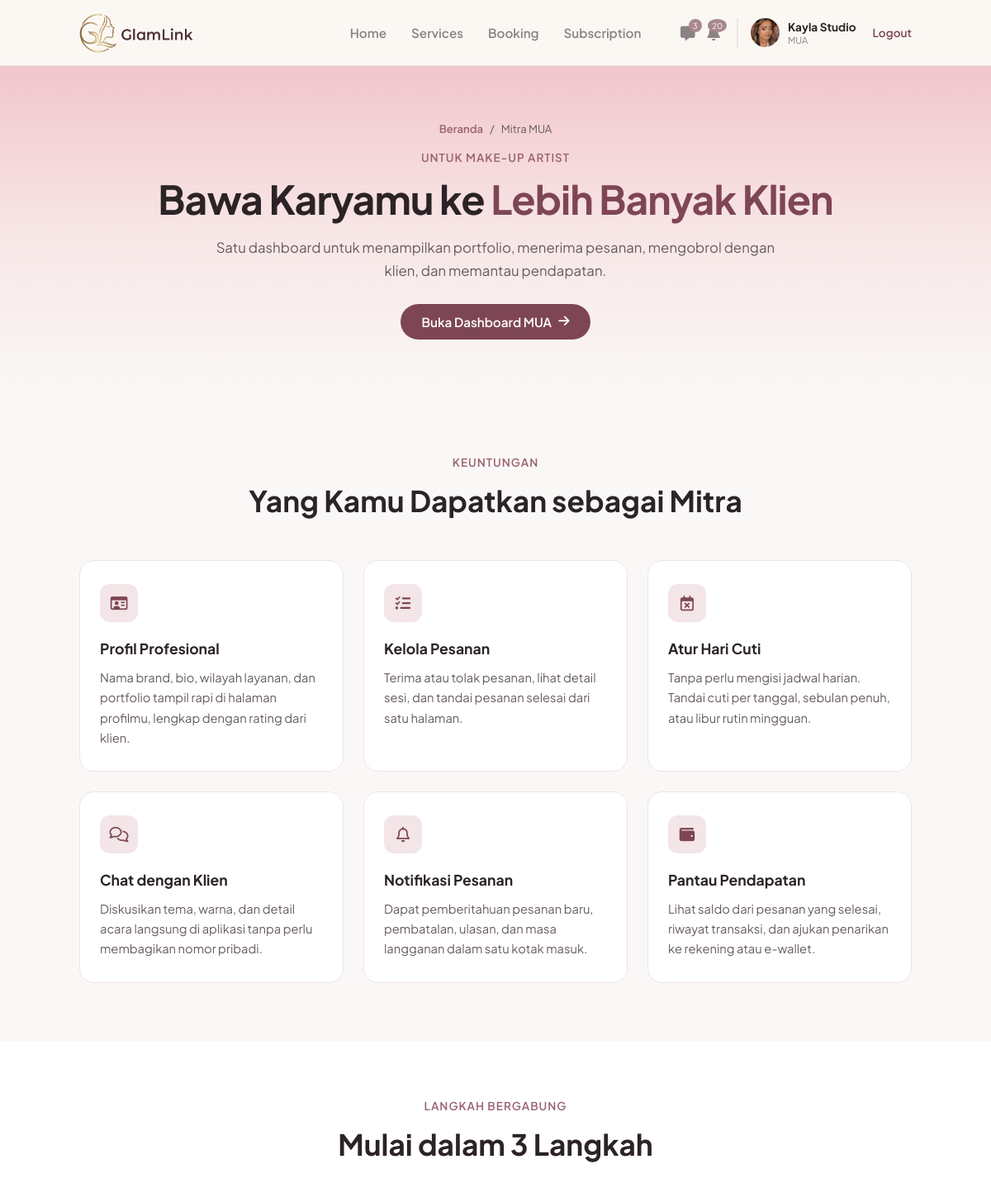
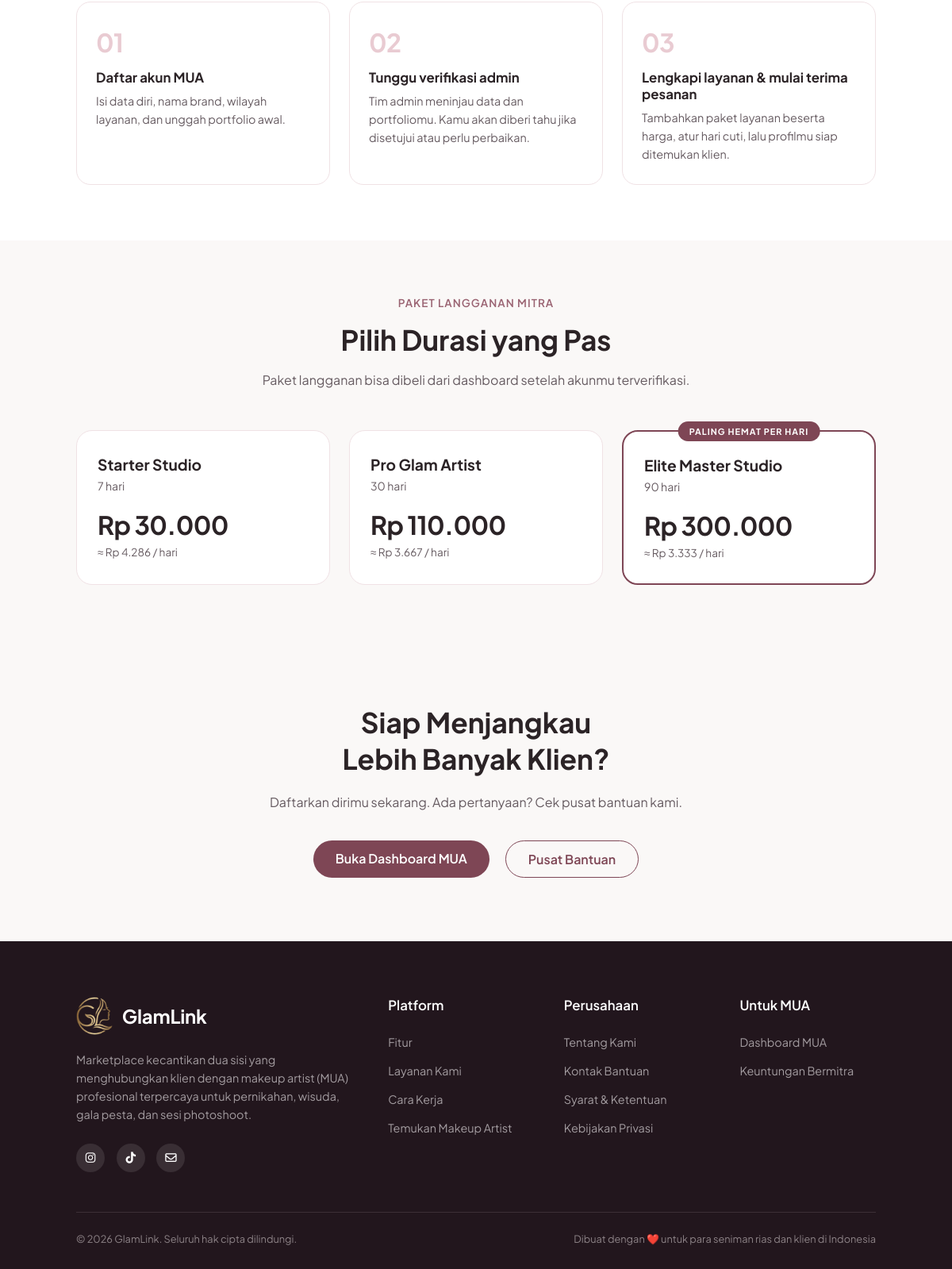
The page /mitra.php (signed in) on the database its author committed (2 pictures, top to bottom).
### tables this page shows
CREATE TABLE `users` (
  `id_user` int(11) NOT NULL,
  `nama` varchar(100) NOT NULL,
  `email` varchar(100) NOT NULL,
  `nomor_telepon` varchar(20) DEFAULT NULL,
  `nama_brand` varchar(150) DEFAULT NULL,
  `bio` text DEFAULT NULL,
  `lokasi` varchar(150) DEFAULT NULL,
  `foto_profil` varchar(255) DEFAULT NULL,
  `password` varchar(255) NOT NULL,
  `role` enum('mua','pelanggan','admin') NOT NULL,
  `dibuat_pada` timestamp NOT NULL DEFAULT current_timestamp(),
  `status_verifikasi` enum('pending','approved','rejected') NOT NULL DEFAULT 'approved',
  `alasan_tolak` varchar(255) DEFAULT NULL
);

CREATE TABLE `subscription_packages` (
  `id_paket` int(11) NOT NULL,
  `nama_paket` varchar(100) NOT NULL,
  `durasi_hari` int(11) NOT NULL,
  `harga` int(11) NOT NULL
);

### includes/chat.php (called while the page is built, shortened)
<?php
function chat_belum_dibaca(mysqli $k, int $saya): int {
    try {
        $st = $k->prepare("SELECT COUNT(*) AS n FROM chats WHERE id_penerima = ? AND dibaca_pada IS NULL");
        $st->bind_param('i', $saya);
        $st->execute();
        return (int)$st->get_result()->fetch_assoc()['n'];
    } catch (Throwable $e) {
        return 0;
    }
}

### includes/mua_notifikasi.php (called while the page is built, shortened)
<?php
function mua_notif_tgl(string $tgl): string {
    $t = strtotime($tgl);
    return date('j', $t) . ' ' . MUA_NOTIF_BULAN[(int)date('n', $t)] . ' ' . date('Y', $t);
}
function mua_notif_rp($n): string {
    return 'Rp ' . number_format((float)$n, 0, ',', '.');
}
function mua_notif_sinkron(mysqli $koneksi, int $id_mua, bool $paksa = false): void {
    $kunci_sesi = 'mua_notif_sync_' . $id_mua;
    $st = $koneksi->prepare("SELECT COUNT(*) AS n FROM mua_notifikasi WHERE id_mua = ?");
    $st->bind_param('i', $id_mua);
    $st->execute();
    $pertama = (int)$st->get_result()->fetch_assoc()['n'] === 0 ? 1 : 0;
    $ins = $koneksi->prepare("INSERT IGNORE INTO mua_notifikasi (id_mua, kunci, tipe, judul, pesan, link, label_aksi, waktu, dibaca_pada)
                              VALUES (?, ?, ?, ?, ?, ?, ?, ?, IF(? = 1, NOW(), NULL))");
    $tambah = function (string $kunci, string $tipe, string $judul, string $pesan, ?string $link, ?string $aksi, string $waktu, int $sudah_baca = 0)
              use ($ins, $id_mua, $pertama) {
        $baca = ($pertama || $sudah_baca) ? 1 : 0;
    };
    $st = $koneksi->prepare("
        SELECT b.id_booking, b.no_invoice, b.tanggal_booking, b.waktu_booking, b.lokasi_acara, b.total_harga, b.status,
               b.metode_bayar, b.dibayar_pada, b.dibatalkan_oleh, b.is_client_done, b.is_mua_done, b.rating,
               b.created_at, COALESCE(b.dibatalkan_pada, b.created_at) AS waktu_batal, NOW() AS sekarang,
               u.nama AS klien, s.nama_layanan
        FROM bookings b
        LEFT JOIN users u ON u.id_user = b.id_pelanggan
        LEFT JOIN services s ON s.id_service = b.id_layanan
        WHERE b.id_mua = ? AND (b.created_at >= NOW() - INTERVAL 60 DAY OR b.tanggal_booking >= CURDATE() - INTERVAL 60 DAY)");
    $st->bind_param('i', $id_mua);
    $st->execute();
    foreach ($st->get_result()->fetch_all(MYSQLI_ASSOC) as $b) {
        $id = (int)$b['id_booking'];
        $klien = $b['klien'] ?: 'Klien';
        $layanan = $b['nama_layanan'] ?: 'layanan';
        $jadwal = mua_notif_tgl($b['tanggal_booking']) . ' pukul ' . substr($b['waktu_booking'], 0, 5) . ' WIB';
        $lokasi = trim((string)$b['lokasi_acara']) !== '' ? ' di ' . $b['lokasi_acara'] : '';
        if (!empty($b['dibayar_pada'])) {
            $metode = $b['metode_bayar'] ? ' melalui ' . $b['metode_bayar'] : '';
        }
    }
    $st = $koneksi->prepare("
        SELECT b.id_booking, b.tanggal_booking, b.waktu_booking, b.lokasi_acara, u.nama AS klien, s.nama_layanan,
               (b.tanggal_booking = CURDATE()) AS hari_ini, NOW() AS sekarang
        FROM bookings b
        LEFT JOIN users u ON u.id_user = b.id_pelanggan
        LEFT JOIN services s ON s.id_service = b.id_layanan
        WHERE b.id_mua = ? AND b.status = 'dikonfirmasi' AND b.tanggal_booking BETWEEN CURDATE() AND CURDATE() + INTERVAL 1 DAY");
    $st->bind_param('i', $id_mua);
    $st->execute();
    foreach ($st->get_result()->fetch_all(MYSQLI_ASSOC) as $j) {
        $hari = (int)$j['hari_ini'] === 1;
        $lok = trim((string)$j['lokasi_acara']);
        $link = $lok !== '' ? 'https://www.google.com/maps/search/?api=1&query=' . rawurlencode($lok) : 'booking.php?tab=scheduled';
    }
    $st = $koneksi->prepare("
        SELECT ms.id_transaksi, ms.tanggal_berakhir, sp.nama_paket,
               DATEDIFF(ms.tanggal_berakhir, CURDATE()) AS sisa, NOW() AS sekarang
        FROM mua_subscriptions ms
        JOIN subscription_packages sp ON sp.id_paket = ms.id_paket
        WHERE ms.id_mua = ? AND ms.status IN ('aktif','kedaluwarsa')
        ORDER BY ms.tanggal_berakhir DESC LIMIT 1");
    $st->bind_param('i', $id_mua);
    $st->execute();
    if ($l = $st->get_result()->fetch_assoc()) {
        $sisa = (int)$l['sisa'];
    }
    $st = $koneksi->prepare("
        UPDATE mua_notifikasi n
        JOIN bookings b ON n.kunci = CONCAT('pesanan:', b.id_booking)
        SET n.dibaca_pada = COALESCE(n.dibaca_pada, NOW()),
            n.label_aksi  = CASE b.status WHEN 'dikonfirmasi' THEN 'Lihat Jadwal'
                                          WHEN 'selesai'      THEN 'Lihat Riwayat'
                                          ELSE 'Lihat Detail' END,
            n.link        = CASE b.status WHEN 'dikonfirmasi' THEN 'booking.php?tab=scheduled'
                                          WHEN 'selesai'      THEN 'booking.php?tab=done'
                                          ELSE 'booking.php?tab=cancelled' END
        WHERE n.id_mua = ? AND b.status <> 'menunggu' AND n.label_aksi = 'Tinjau & Konfirmasi'");
}
function mua_notif_jumlah_baru(mysqli $koneksi, int $id_mua): int {
    try {
        mua_notif_sinkron($koneksi, $id_mua);
        $st = $koneksi->prepare("SELECT COUNT(*) AS n FROM mua_notifikasi WHERE id_mua = ? AND dibaca_pada IS NULL AND dihapus_pada IS NULL");
        $st->bind_param('i', $id_mua);
        $st->execute();
        return (int)$st->get_result()->fetch_assoc()['n'];
    } catch (Throwable $e) {
        return 0;
    }
}

### includes/site_info.php (called while the page is built, shortened)
<?php
function site_e($s): string {
    return htmlspecialchars((string)$s, ENT_QUOTES, 'UTF-8');
}

### mitra.php (the view, shortened to what this page needs)
<?php
require 'koneksi.php';
require_once 'includes/site_info.php';
$paket = [];
$hasil = mysqli_query($koneksi, "SELECT id_paket, nama_paket, durasi_hari, harga FROM subscription_packages ORDER BY durasi_hari ASC");
if ($hasil) {
    while ($r = mysqli_fetch_assoc($hasil)) {
        $r['per_hari'] = $r['durasi_hari'] > 0 ? $r['harga'] / $r['durasi_hari'] : 0;
        $paket[] = $r;
    }
}
$id_hemat = null;
if (count($paket) > 1) {
    $termurah = min(array_column($paket, 'per_hari'));
    foreach ($paket as $p) { if ($p['per_hari'] == $termurah) { $id_hemat = $p['id_paket']; break; } }
}
$sudah_mua = isset($_SESSION['status_login']) && ($_SESSION['role'] ?? '') === 'mua';
$link_daftar = $sudah_mua ? 'mua/index.php' : 'register_form.php?role=mua';
$teks_daftar = $sudah_mua ? 'Buka Dashboard MUA' : 'Daftar sebagai MUA';
include 'includes/info_head.php';
?>
<section class="in-hero">
    <nav class="in-crumb" aria-label="Breadcrumb"><a href="index.php">Beranda</a><span>/</span><span>Mitra MUA</span></nav>
    <span class="overline">UNTUK MAKE-UP ARTIST</span>
    <h1>Bawa Karyamu ke <span>Lebih Banyak Klien</span></h1>
    <p>Satu dashboard untuk menampilkan portfolio, menerima pesanan, mengobrol dengan klien, dan memantau pendapatan.</p>
    <a href="<?php echo $link_daftar; ?>" class="in-btn" style="margin-top: 26px;"><?php echo $teks_daftar; ?> <i class="fa-solid fa-arrow-right"></i></a>
</section>
<section class="in-section">
    <div class="in-wrap">
        <div class="section-header">
            <span class="overline">KEUNTUNGAN</span>
            <h2>Yang Kamu Dapatkan sebagai Mitra</h2>
        </div>
        <div class="in-grid c3">
            <div class="in-card white">
                <div class="in-icon"><i class="fa-regular fa-id-card"></i></div>
                <h3>Profil Profesional</h3>
                <p>Nama brand, bio, wilayah layanan, dan portfolio tampil rapi di halaman profilmu, lengkap dengan rating dari klien.</p>
            </div>
            <div class="in-card white">
                <div class="in-icon"><i class="fa-solid fa-list-check"></i></div>
                <h3>Kelola Pesanan</h3>
                <p>Terima atau tolak pesanan, lihat detail sesi, dan tandai pesanan selesai dari satu halaman.</p>
            </div>
            <div class="in-card white">
                <div class="in-icon"><i class="fa-regular fa-calendar-xmark"></i></div>
                <h3>Atur Hari Cuti</h3>
                <p>Tanpa perlu mengisi jadwal harian. Tandai cuti per tanggal, sebulan penuh, atau libur rutin mingguan.</p>
            </div>
            <div class="in-card white">
                <div class="in-icon"><i class="fa-regular fa-comments"></i></div>
                <h3>Chat dengan Klien</h3>
                <p>Diskusikan tema, warna, dan detail acara langsung di aplikasi tanpa perlu membagikan nomor pribadi.</p>
            </div>
            <div class="in-card white">
                <div class="in-icon"><i class="fa-regular fa-bell"></i></div>
                <h3>Notifikasi Pesanan</h3>
                <p>Dapat pemberitahuan pesanan baru, pembatalan, ulasan, dan masa langganan dalam satu kotak masuk.</p>
            </div>
            <div class="in-card white">
                <div class="in-icon"><i class="fa-solid fa-wallet"></i></div>
                <h3>Pantau Pendapatan</h3>
                <p>Lihat saldo dari pesanan yang selesai, riwayat transaksi, dan ajukan penarikan ke rekening atau e-wallet.</p>
            </div>
        </div>
    </div>
</section>
<section class="in-section white">
    <div class="in-wrap">
        <div class="section-header">
            <span class="overline">LANGKAH BERGABUNG</span>
            <h2>Mulai dalam 3 Langkah</h2>
        </div>
        <ol class="in-steps">
            <li class="in-step"><h3>Daftar akun MUA</h3><p>Isi data diri, nama brand, wilayah layanan, dan unggah portfolio awal.</p></li>
            <li class="in-step"><h3>Tunggu verifikasi admin</h3><p>Tim admin meninjau data dan portfoliomu. Kamu akan diberi tahu jika disetujui atau perlu perbaikan.</p></li>
            <li class="in-step"><h3>Lengkapi layanan & mulai terima pesanan</h3><p>Tambahkan paket layanan beserta harga, atur hari cuti, lalu profilmu siap ditemukan klien.</p></li>
        </ol>
    </div>
</section>
<?php if ($paket): ?>
<section class="in-section" id="paket">
    <div class="in-wrap">
        <div class="section-header">
            <span class="overline">PAKET LANGGANAN MITRA</span>
            <h2>Pilih Durasi yang Pas</h2>
            <p>Paket langganan bisa dibeli dari dashboard setelah akunmu terverifikasi.</p>
        </div>
        <div class="in-grid c<?php echo min(count($paket), 3); ?>">
            <?php foreach ($paket as $p): $hemat = $p['id_paket'] == $id_hemat; ?>
                <div class="in-plan<?php echo $hemat ? ' populer' : ''; ?>"<?php echo $hemat ? ' data-badge="PALING HEMAT PER HARI"' : ''; ?>>
                    <h3><?php echo site_e($p['nama_paket']); ?></h3>
                    <span class="durasi"><?php echo (int)$p['durasi_hari']; ?> hari</span>
                    <span class="harga">Rp <?php echo number_format($p['harga'], 0, ',', '.'); ?></span>
                    <span class="per-hari">≈ Rp <?php echo number_format(round($p['per_hari']), 0, ',', '.'); ?> / hari</span>
                </div>
            <?php endforeach; ?>
        </div>
    </div>
</section>
<?php endif; ?>
<section class="cta-section">
    <h2>Siap Menjangkau<br>Lebih Banyak Klien?</h2>
    <p>Daftarkan dirimu sekarang. Ada pertanyaan? Cek pusat bantuan kami.</p>
    <div class="cta-buttons">
        <a href="<?php echo $link_daftar; ?>" class="btn-filled"><?php echo $teks_daftar; ?></a>
        <a href="bantuan.php" class="btn-outline">Pusat Bantuan</a>
    </div>
</section>
<?php include 'includes/info_foot.php'; ?>

### navbar.php (shortened to what this page needs)
<?php
$path_prefix = in_array(basename(dirname($_SERVER['PHP_SELF'])), ['mua', 'klien']) ? '../' : '';
$nav_logged_in = isset($_SESSION['status_login']) && $_SESSION['status_login'] == true;
$nav_role = isset($_SESSION['role']) ? $_SESSION['role'] : '';
if ($nav_logged_in && in_array($nav_role, ['mua', 'pelanggan']) && isset($koneksi)) {
    $id_mua_nav = $_SESSION['id_user'];
    $nav_query = mysqli_query($koneksi, "SELECT nama, nama_brand, foto_profil, status_verifikasi FROM users WHERE id_user = '$id_mua_nav'");
    $nav_profil = mysqli_fetch_assoc($nav_query);
}
?>
<header class="navbar">
    <div class="logo">
        <a href="<?php echo $path_prefix; ?>index.php">
            <img src="<?php echo $path_prefix; ?>assets/img/logo.png" alt="GlamLink">
        </a>
    </div>
    <?php if (!$nav_logged_in): ?>
        <div class="nav-links">
            <a href="<?php echo $path_prefix; ?>login.php" class="btn-text">Masuk</a>
            <a href="<?php echo $path_prefix; ?>login.php" class="btn-outline nav-mua">Masuk Sebagai MUA</a>
            <a href="<?php echo $path_prefix; ?>register.php" class="btn-filled">Daftar</a>
        </div>
    <?php elseif ($nav_role == 'mua'): ?>
        <?php if (($nav_profil['status_verifikasi'] ?? 'approved') === 'approved'): ?>
        <div class="nav-menu-mua">
            <a href="<?php echo $path_prefix; ?>mua/index.php">Home</a>
            <a href="<?php echo $path_prefix; ?>mua/services.php">Services</a>
            <a href="<?php echo $path_prefix; ?>mua/booking.php">Booking</a>
            <a href="<?php echo $path_prefix; ?>mua/subscription.php">Subscription</a>
        </div>
        <?php endif; ?>
        <div class="nav-profile-mua">
            <div class="nav-icons">
                <?php
                require_once __DIR__ . '/includes/chat.php';
                $nav_chat_baru = (($koneksi ?? null) instanceof mysqli) ? chat_belum_dibaca($koneksi, (int)$_SESSION['id_user']) : 0;
                ?>
                <a href="<?php echo $path_prefix; ?>mua/chat.php" class="icon-btn" title="Chat">
                    <i class="fa-solid fa-message"></i>
                    <span class="badge" id="navChatBadge" <?php echo $nav_chat_baru ? '' : 'hidden'; ?>><?php echo $nav_chat_baru > 99 ? '99+' : $nav_chat_baru; ?></span>
                </a>
                <?php
                require_once __DIR__ . '/includes/mua_notifikasi.php';
                $nav_notif_baru = isset($koneksi) ? mua_notif_jumlah_baru($koneksi, (int)$_SESSION['id_user']) : 0;
                ?>
                <a href="<?php echo $path_prefix; ?>mua/notifikasi.php" class="icon-btn" title="Notifikasi">
                    <i class="fa-solid fa-bell"></i>
                    <span class="badge" id="navNotifBadge" <?php echo $nav_notif_baru ? '' : 'hidden'; ?>><?php echo $nav_notif_baru > 99 ? '99+' : $nav_notif_baru; ?></span>
                </a>
            </div>
            <a href="<?php echo $path_prefix; ?>mua/profil.php" style="text-decoration:none;color:inherit;" title="Lihat & edit profil">
            <div class="profile-info">
                <?php if(!empty($nav_profil['foto_profil'])): ?>
                    <img src="<?php echo $path_prefix; ?>assets/img/<?php echo htmlspecialchars($nav_profil['foto_profil']); ?>" alt="Profile">
                <?php else: ?>
                    <div style="width:35px;height:35px;background:#e0d8da;border-radius:50%;display:flex;align-items:center;justify-content:center;color:#fff;font-size:0.8rem;"><i class="fa-solid fa-user"></i></div>
                <?php endif; ?>
                <div class="profile-text">
                    <span class="brand-name"><?php echo htmlspecialchars($nav_profil['nama_brand'] ?? 'Nama Brand'); ?></span>
                    <span class="role-text"><?php echo ($nav_profil['status_verifikasi'] ?? 'approved') === 'approved' ? 'MUA' : 'Belum terverifikasi'; ?></span>
                </div>
            </div>
            </a>
            <a href="<?php echo $path_prefix; ?>logout.php" class="logout-link">Logout</a>
        </div>
    <?php endif; ?>
</header>

### rows shown on the page
users: foto_profil (picture), nama_brand "Kayla Studio"
subscription_packages: nama_paket "Starter Studio", durasi_hari "7", harga "30.000", per_hari "4.286"
subscription_packages: nama_paket "Pro Glam Artist", durasi_hari "30", harga "110.000", per_hari "3.667"
subscription_packages: nama_paket "Elite Master Studio", durasi_hari "90", harga "300.000", per_hari "3.333"

### other values the page prints
$nav_chat_baru "3"
$nav_notif_baru "20"
$teks_daftar "Buka Dashboard MUA"
